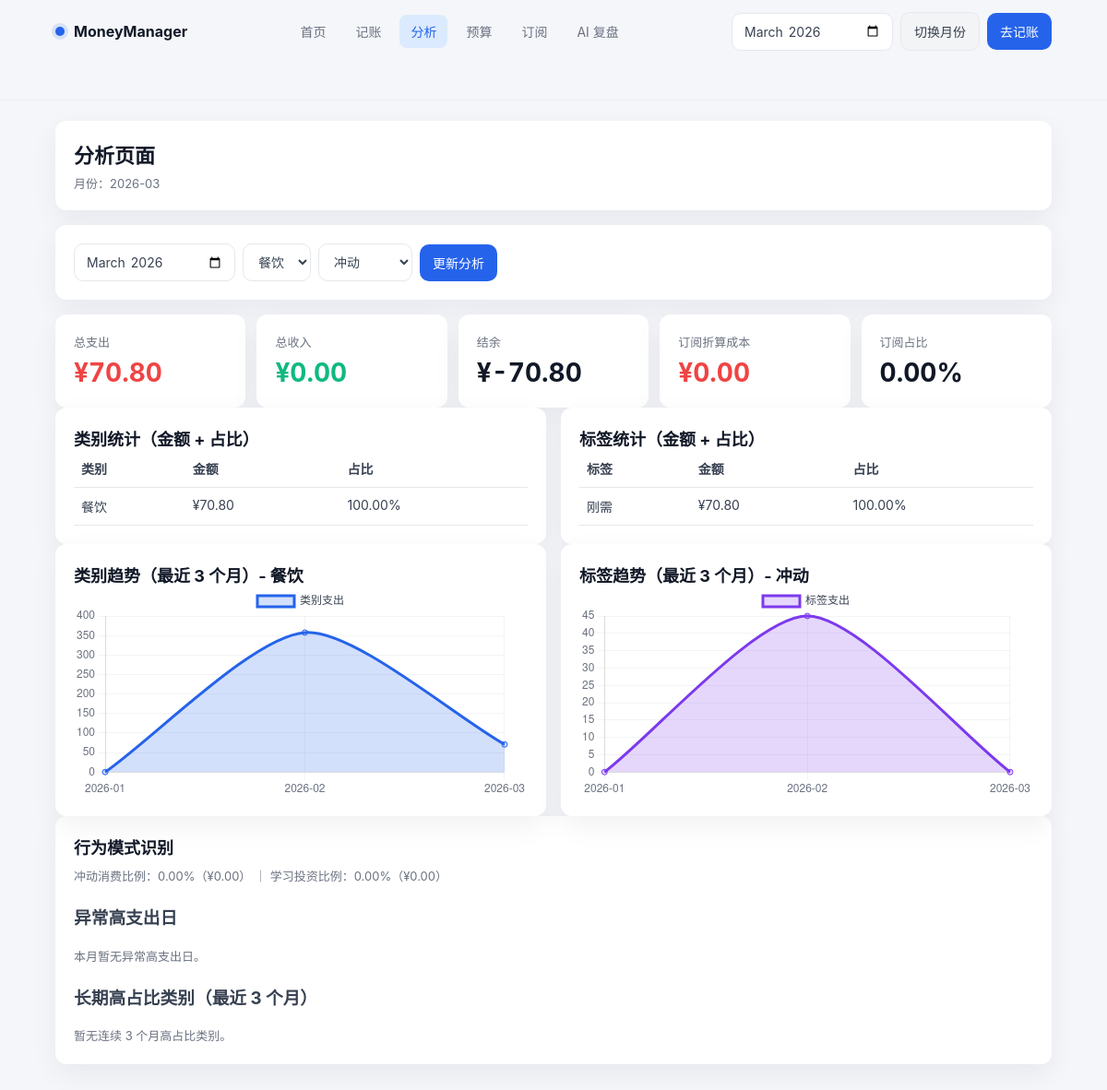
The app's page /analysis with its own data.
### tables this page shows
CREATE TABLE transactions (
                id INTEGER PRIMARY KEY AUTOINCREMENT,
                amount REAL NOT NULL,
                type TEXT CHECK(type IN ('income', 'expense')) NOT NULL,
                date TEXT NOT NULL,
                category_main TEXT NOT NULL,
                category_sub TEXT,
                tags TEXT,
                payment_method TEXT CHECK(payment_method IN ('wechat', 'alipay_family', 'bank')),
                note TEXT,
                created_at TEXT DEFAULT CURRENT_TIMESTAMP
            );

### app.py (the view)
    @app.route("/analysis")
    def analysis_page():
        month = request.args.get("month") or date.today().strftime("%Y-%m")
        category_name = request.args.get("category") or CATEGORY_OPTIONS[0]
        tag_name = request.args.get("tag") or TAG_OPTIONS[0]
        monthly_stats = get_monthly_stats(month)
        category_trend = get_category_trend(category_name, month)
        tag_trend = get_tag_trend(tag_name, month)
        insights = get_monthly_insights(month)
        subscription_metrics = get_subscription_monthly_metrics(month)
        subscription_ratio = 0.0
        if monthly_stats.get("total_expense", 0) > 0:
            subscription_ratio = (
                subscription_metrics.get("estimated_monthly_cost", 0)
                / monthly_stats.get("total_expense", 0)
                * 100
            )
        return render_template(
            "analysis.html",
            active_page="analysis",
            month=month,
            category_name=category_name,
            tag_name=tag_name,
            category_options=CATEGORY_OPTIONS,
            tag_options=TAG_OPTIONS,
            monthly_stats=monthly_stats,
            category_trend=category_trend,
            tag_trend=tag_trend,
            insights=insights,
            subscription_metrics=subscription_metrics,
            subscription_ratio=round(subscription_ratio, 2),
        )

### database.py (called while the page is built, shortened)
def get_connection() -> sqlite3.Connection:
    conn = sqlite3.connect(DB_PATH)
    conn.row_factory = sqlite3.Row
    return conn

def _parse_tags(tags_text: str | None) -> list[str]:
    if not tags_text:
        return []
    try:
        tags = json.loads(tags_text)
        return tags if isinstance(tags, list) else []
    except json.JSONDecodeError:
        return []

def _month_sequence(month: str, count: int = 3) -> list[str]:
    year, mon = map(int, month.split("-"))
    result: list[str] = []
    current_year = year
    current_mon = mon
    for _ in range(count):
        result.append(f"{current_year:04d}-{current_mon:02d}")
        current_mon -= 1
        if current_mon == 0:
            current_mon = 12
            current_year -= 1
    result.reverse()
    return result

def process_due_subscription_charges(target_date: str | None = None) -> dict:
    billing_day = _parse_date(target_date) if target_date else date.today()
    if not billing_day:
        billing_day = date.today()
    created_transactions = 0
    updated_subscriptions = 0
    with get_connection() as conn:
        rows = conn.execute(
            """
            SELECT
                id,
                name,
                amount,
                cycle,
                next_billing_date,
                category,
                payment_method
            FROM subscriptions
            ORDER BY id ASC
            """
        ).fetchall()
        conn.commit()
    return {
        "processed_date": billing_day.isoformat(),
        "created_transactions": created_transactions,
        "updated_subscriptions": updated_subscriptions,
    }

def get_subscription_actual_charge_summary(month: str) -> dict:
    with get_connection() as conn:
        row = conn.execute(
            """
            SELECT
                COALESCE(SUM(amount), 0) AS total_amount,
                COUNT(*) AS charge_count
            FROM subscription_charges
            WHERE substr(billing_date, 1, 7) = ?
            """,
            (month,),
        ).fetchone()
    return {
        "month": month,
        "actual_charged_amount": round(float(row["total_amount"] or 0), 2),
        "charge_count": int(row["charge_count"] or 0),
    }

### templates/analysis.html (shortened to what this page needs)
<!doctype html>
<html lang="zh-CN">
  <head>
    <link rel="stylesheet" href="{{ url_for('static', filename='css/app.css') }}" />
  </head>
  <body>
    <header class="top-nav app-shell">
      <div class="top-nav-inner">
        <a class="brand" href="/">
          <span class="brand-dot"></span>
          <span>MoneyManager</span>
        </a>
        <nav class="nav-links">
          <a class="nav-link {{ 'active' if active_page == 'index' else '' }}" href="/">首页</a>
          <a class="nav-link {{ 'active' if active_page == 'add' else '' }}" href="/add">记账</a>
          <a class="nav-link {{ 'active' if active_page == 'analysis' else '' }}" href="/analysis">分析</a>
          <a class="nav-link {{ 'active' if active_page == 'budget' else '' }}" href="/budget">预算</a>
          <a class="nav-link {{ 'active' if active_page == 'subscriptions' else '' }}" href="/subscriptions">订阅</a>
          <a class="nav-link {{ 'active' if active_page == 'ai' else '' }}" href="/ai">AI 复盘</a>
        </nav>
        <div class="nav-actions">
          <form method="get" action="/analysis" class="toolbar">
            <input type="month" name="month" value="{{ month }}" />
            <button class="btn-secondary" type="submit">切换月份</button>
          </form>
          <a class="btn" href="/add">去记账</a>
        </div>
      </div>
    </header>
    <main class="app-shell">
      <div class="page">
      <section class="panel">
        <h1 class="page-title">分析页面</h1>
        <div class="page-subtitle">月份：{{ month }}</div>
      </section>
      <section class="panel">
        <form class="toolbar" method="get" action="/analysis">
          <input type="month" name="month" value="{{ month }}" />
          <select name="category">
            {% for category in category_options %}
            <option value="{{ category }}" {% if category == category_name %}selected{% endif %}>{{ category }}</option>
            {% endfor %}
          </select>
          <select name="tag">
            {% for tag in tag_options %}
            <option value="{{ tag }}" {% if tag == tag_name %}selected{% endif %}>{{ tag }}</option>
            {% endfor %}
          </select>
          <button class="btn" type="submit">更新分析</button>
        </form>
      </section>
      <section class="kpi-grid" style="grid-template-columns: repeat(5, minmax(0, 1fr));">
          <article class="kpi-card">
            <div class="kpi-label">总支出</div>
            <div class="kpi-value expense mono">¥{{ '%.2f'|format(monthly_stats.total_expense) }}</div>
          </article>
          <article class="kpi-card">
            <div class="kpi-label">总收入</div>
            <div class="kpi-value income mono">¥{{ '%.2f'|format(monthly_stats.total_income) }}</div>
          </article>
          <article class="kpi-card">
            <div class="kpi-label">结余</div>
            <div class="kpi-value mono">¥{{ '%.2f'|format(monthly_stats.balance) }}</div>
          </article>
          <article class="kpi-card">
            <div class="kpi-label">订阅折算成本</div>
            <div class="kpi-value expense mono">¥{{ '%.2f'|format(subscription_metrics.estimated_monthly_cost) }}</div>
          </article>
          <article class="kpi-card">
            <div class="kpi-label">订阅占比</div>
            <div class="kpi-value mono">{{ '%.2f'|format(subscription_ratio) }}%</div>
          </article>
        </div>
      <section class="grid-2">
        <div class="panel">
          <h3 class="page-title" style="font-size: 18px;">类别统计（金额 + 占比）</h3>
          {% if monthly_stats.category_stats %}
          <div class="table-wrap">
          <table>
            <thead>
              <tr>
                <th>类别</th>
                <th>金额</th>
                <th>占比</th>
              </tr>
            </thead>
            <tbody>
              {% for item in monthly_stats.category_stats %}
              <tr>
                <td>{{ item.name }}</td>
                <td>¥{{ '%.2f'|format(item.amount) }}</td>
                <td>{{ '%.2f'|format(item.ratio) }}%</td>
              </tr>
              {% endfor %}
            </tbody>
          </table>
          </div>
          {% else %}
          <div class="helper-text">当前月份暂无类别支出数据。</div>
          {% endif %}
        </div>
        <div class="panel">
          <h3 class="page-title" style="font-size: 18px;">标签统计（金额 + 占比）</h3>
          {% if monthly_stats.tag_stats %}
          <div class="table-wrap">
          <table>
            <thead>
              <tr>
                <th>标签</th>
                <th>金额</th>
                <th>占比</th>
              </tr>
            </thead>
            <tbody>
              {% for item in monthly_stats.tag_stats %}
              <tr>
                <td>{{ item.name }}</td>
                <td>¥{{ '%.2f'|format(item.amount) }}</td>
                <td>{{ '%.2f'|format(item.ratio) }}%</td>
              </tr>
              {% endfor %}
            </tbody>
          </table>
          </div>
          {% else %}
          <div class="helper-text">当前月份暂无标签支出数据。</div>
          {% endif %}
        </div>
      </section>
      <section class="grid-2">
        <div class="panel">
          <h3 class="page-title" style="font-size: 18px;">类别趋势（最近 3 个月）- {{ category_name }}</h3>
          <canvas id="categoryTrendChart" height="140"></canvas>
        </div>
        <div class="panel">
          <h3 class="page-title" style="font-size: 18px;">标签趋势（最近 3 个月）- {{ tag_name }}</h3>
          <canvas id="tagTrendChart" height="140"></canvas>
        </div>
      </section>
      <section class="panel">
        <h2 class="page-title" style="font-size: 18px;">行为模式识别</h2>
        <p class="helper-text">
          冲动消费比例：{{ '%.2f'|format(insights.impulsive_spending_ratio.ratio) }}%（¥{{ '%.2f'|format(insights.impulsive_spending_ratio.amount) }}）
          ｜ 学习投资比例：{{ '%.2f'|format(insights.learning_investment_ratio.ratio) }}%（¥{{ '%.2f'|format(insights.learning_investment_ratio.amount) }}）
        </p>
        <h3>异常高支出日</h3>
        {% if insights.abnormal_high_expense_days %}
        <ul>
          {% for item in insights.abnormal_high_expense_days %}
          <li>{{ item.date }}：¥{{ '%.2f'|format(item.amount) }}</li>
          {% endfor %}
        </ul>
        {% else %}
        <div class="helper-text">本月暂无异常高支出日。</div>
        {% endif %}
        <h3>长期高占比类别（最近 3 个月）</h3>
        {% if insights.long_term_high_ratio_categories %}
        <ul>
          {% for item in insights.long_term_high_ratio_categories %}
          <li>{{ item.category }}：{{ item.ratios | join('% / ') }}%</li>
          {% endfor %}
        </ul>
        {% else %}
        <div class="helper-text">暂无连续 3 个月高占比类别。</div>
        {% endif %}
      </section>
    </main>
    <script>
      const dataElement = document.getElementById("analysis-data");
      const analysisData = dataElement
        ? JSON.parse(dataElement.textContent)
        : { category_trend: { trend: [] }, tag_trend: { trend: [] } };
      const categoryTrend = analysisData.category_trend?.trend || [];
      const tagTrend = analysisData.tag_trend?.trend || [];
      new Chart(document.getElementById("categoryTrendChart"), {
        type: "line",
        data: {
          labels: categoryTrend.map((item) => item.month),
          datasets: [
            {
              label: "类别支出",
              data: categoryTrend.map((item) => item.amount),
              borderColor: "#2563eb",
              backgroundColor: "rgba(37, 99, 235, 0.2)",
              fill: true,
              tension: 0.25,
            },
          ],
        },
        options: {
          plugins: { legend: { labels: { color: "#374151" } } },
          scales: {
            x: { grid: { color: "rgba(107, 114, 128, 0.08)" }, ticks: { color: "#6B7280" } },
            y: { grid: { color: "rgba(107, 114, 128, 0.08)" }, ticks: { color: "#6B7280" } },
          },
        },
      });
      new Chart(document.getElementById("tagTrendChart"), {
        type: "line",
        data: {
          labels: tagTrend.map((item) => item.month),
          datasets: [
            {
              label: "标签支出",
              data: tagTrend.map((item) => item.amount),
              borderColor: "#7c3aed",
              backgroundColor: "rgba(124, 58, 237, 0.2)",
              fill: true,
              tension: 0.25,
            },
          ],
        },
        options: {
          plugins: { legend: { labels: { color: "#374151" } } },
          scales: {
            x: { grid: { color: "rgba(107, 114, 128, 0.08)" }, ticks: { color: "#6B7280" } },
            y: { grid: { color: "rgba(107, 114, 128, 0.08)" }, ticks: { color: "#6B7280" } },
          },
        },
      });
    </script>
  </body>
</html>

### static/css/app.css (style rules this page uses)
:root { --primary: #2563EB; --text-strong: #111827; --text: #374151; --text-muted: #6B7280; --text-weak: #9CA3AF; --bg: #F5F6FA; --card: #FFFFFF; --success: #10B981; --warning: #F59E0B; --danger: #EF4444; --border: #E5E7EB; --shadow: 0 10px 30px rgba(15, 23, 42, 0.06); }
* { box-sizing: border-box; }
body { margin: 0; color: var(--text); background: var(--bg); font-family: -apple-system, BlinkMacSystemFont, "SF Pro SC", "PingFang SC", "Microsoft YaHei", sans-serif; }
a { color: inherit; text-decoration: none; }
.app-shell { padding-inline: max(24px, 5vw); padding-bottom: 40px; }
.top-nav { position: sticky; top: 0; z-index: 20; background: rgba(245, 246, 250, 0.86); backdrop-filter: blur(8px); border-bottom: 1px solid rgba(229, 231, 235, 0.7); }
.top-nav-inner { max-width: 1280px; margin: 0 auto; min-height: 68px; display: grid; grid-template-columns: auto 1fr auto; align-items: center; gap: 20px; }
.brand { display: inline-flex; align-items: center; gap: 10px; font-weight: 700; color: var(--text-strong); }
.brand-dot { width: 10px; height: 10px; border-radius: 999px; background: var(--primary); box-shadow: 0 0 0 4px rgba(37, 99, 235, 0.15); }
.nav-links { display: inline-flex; justify-content: center; flex-wrap: wrap; gap: 8px; }
.nav-link { padding: 8px 12px; border-radius: 8px; color: var(--text-muted); font-size: 14px; transition: all 220ms ease; }
.nav-link.active { color: var(--primary); background: #DBEAFE; }
.nav-actions { display: inline-flex; align-items: center; gap: 8px; }
.page { max-width: 1280px; margin: 22px auto 0; display: grid; gap: 16px; }
.panel { background: var(--card); border-radius: 12px; box-shadow: var(--shadow); padding: 20px; }
.page-title { margin: 0; color: var(--text-strong); font-size: 22px; font-weight: 700; }
.page-subtitle { color: var(--text-muted); font-size: 13px; margin-top: 6px; }
.btn, .btn-secondary, button, select, input, textarea { font-family: inherit; font-size: 14px; }
.btn, .btn-secondary, button { display: inline-flex; align-items: center; justify-content: center; border: none; border-radius: 10px; padding: 10px 14px; transition: all 220ms ease; cursor: pointer; }
.btn { background: var(--primary); color: #fff; }
.btn-secondary { background: #F3F4F6; color: var(--text); border: 1px solid var(--border); }
input, select, textarea { border: 1px solid var(--border); border-radius: 10px; padding: 10px 12px; color: var(--text); background: #fff; outline: none; transition: all 220ms ease; }
.kpi-grid { display: grid; grid-template-columns: repeat(4, minmax(0, 1fr)); gap: 12px; }
.kpi-card { background: var(--card); border-radius: 12px; box-shadow: var(--shadow); padding: 20px; }
.kpi-label { color: var(--text-muted); font-size: 13px; margin-bottom: 8px; }
.kpi-value { font-size: 28px; line-height: 1.2; font-weight: 700; color: var(--text-strong); }
.kpi-value.expense { color: var(--danger); }
.kpi-value.income { color: var(--success); }
.helper-text { color: var(--text-muted); font-size: 13px; line-height: 1.7; margin-top: 8px; }
.mono { font-variant-numeric: tabular-nums; }
.toolbar { display: flex; gap: 8px; flex-wrap: wrap; align-items: center; }
.grid-2 { display: grid; grid-template-columns: 1fr 1fr; gap: 16px; }
.table-wrap { overflow: auto; }
table { width: 100%; border-collapse: collapse; font-size: 14px; }
th, td { text-align: left; padding: 10px 8px; border-bottom: 1px solid var(--border); vertical-align: top; }
tbody tr { transition: background 220ms ease; }

### records on screen
transactions: name "餐饮", amount "70.80", ratio "100.00"

### other values on screen
{{ month }} "2026-03"
{{ '%.2f'|format(monthly_stats.total_expense) }} "70.80"
{{ '%.2f'|format(monthly_stats.total_income) }} "0.00"
{{ '%.2f'|format(monthly_stats.balance) }} "-70.80"
{{ '%.2f'|format(subscription_metrics.estimated_monthly_cost) }} "0.00"
{{ '%.2f'|format(subscription_ratio) }} "0.00"
{{ item.name }} "刚需"
{{ '%.2f'|format(item.amount) }} "70.80"
{{ '%.2f'|format(item.ratio) }} "100.00"
{{ category_name }} "餐饮"
{{ tag_name }} "冲动"
{{ '%.2f'|format(insights.impulsive_spending_ratio.ratio) }} "0.00"
{{ '%.2f'|format(insights.impulsive_spending_ratio.amount) }} "0.00"
{{ '%.2f'|format(insights.learning_investment_ratio.ratio) }} "0.00"
{{ '%.2f'|format(insights.learning_investment_ratio.amount) }} "0.00"
